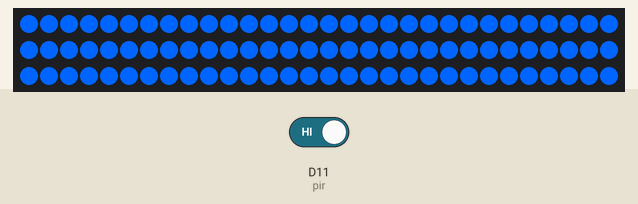
The program below on a simulated CircuitPython board. On the bench: 90 RGB LEDs in strip order, left to right, continuing on the next row. The test bench sets the inputs (shaded band); at power-on: D11 (pir) LOW. What the program prints to the serial console is not drawn.

1.3 s: D11 (pir) driven HIGH
Above: at 1.9 s.
Timing chart, 0 to 4.3 s (numbered marks = the images above; inputs shaded):
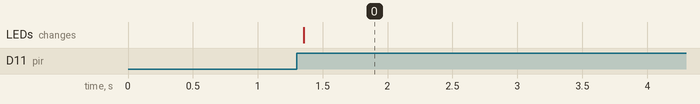

The program:

code.py_PIR_neopixel_effects.py
```python
# itsybitsy M4 motion activated lights for stairs.
# acidic.io Dec 2019
# most PIR code is ladyada's from adafruit.
import time
import board
import neopixel
import digitalio

# neopixel strip setup
pixel_pin = board.D9
num_pixels = 90
pixels = neopixel.NeoPixel(pixel_pin, num_pixels, auto_write=False)

# setup PIR sensor
pir_pin = board.D11
pir = digitalio.DigitalInOut(pir_pin)
pir.direction = digitalio.Direction.INPUT

# neopixel strip effects
def scanline(wait):
    pixels.fill((0, 0, 0))
    pixels.show()
    for i in range(num_pixels):
        pixels[i] = (0, 255, 255)
        pixels[(i-1)] = (0, 0, 0)
        pixels.show()
        print(i, "is on")
        # 89 is ON
    for x in range(1, num_pixels):
        # i has value of 89
        print((1+(i-x)), "is off and", i-x, "is on and x is", x)
        pixels[i] = (0, 0, 0)
        # 89 is off
        pixels[(i-x)] = (0, 255, 255)
        pixels[(1+(i-x))] = (0, 0, 0)
        # 89-1, 88 is on
        pixels.show()


# this will begin at 0.1 and increase to 0.70
def fade_up(wait):
    pixels.fill((0, 100, 255))
    b = 0.03
    time.sleep(wait)   # just a pause
    for ib in range(0, 60):
        b = b+0.01
        pixels._brightness = (b)
        pixels.show()
        print(pixels.brightness)
        time.sleep(wait)

def fade_down(wait):
    b = 0.7
    for db in range(1, 67):
        b = b-0.01
        pixels._brightness = (b)
        pixels.show()
        print(pixels.brightness)
        time.sleep(wait)

# Main loop that will run forever:
old_value = pir.value
while True:
    pir_value = pir.value
    if pir_value:
        # PIR is detecting movement! Turn on strip
        fade_up(0.05)
        fade_down(0.05)
        # Check if this is the first time movement was
        # detected and print a message!
        if not old_value:
            print('Motion detected!')
    else:
        # PIR is not detecting movement. Turn off strip
        pixels.fill((0, 0, 0))  # keep pixels off, conserve energy
        pixels.show()
        # Again check if this is the first time movement
        # stopped and print a message.
        if old_value:
            print('Motion ended!')
    old_value = pir_value
```

Measured:
- after the input at 1.3 s, the LEDs: change after 0.05 s (image 0)
